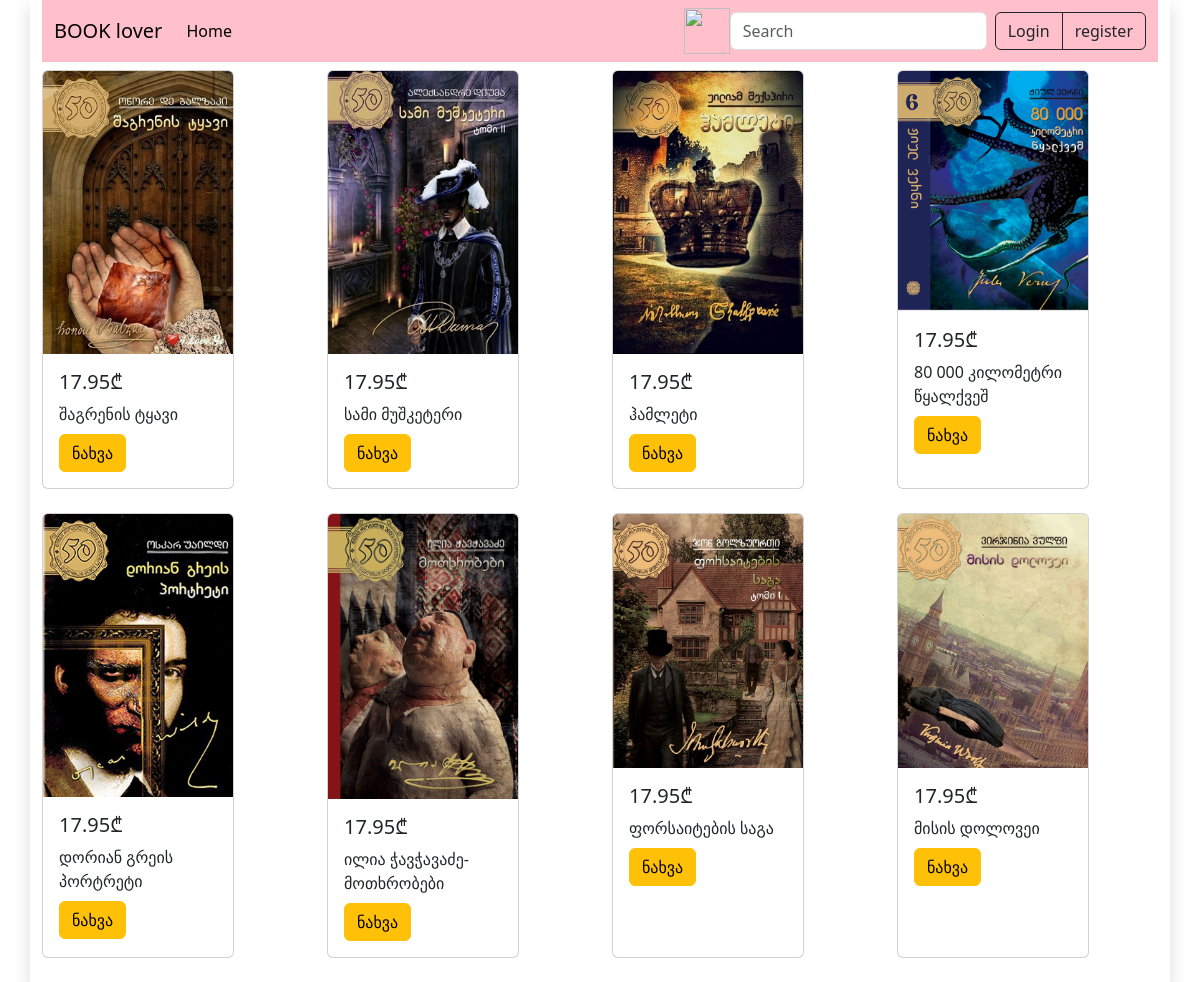
The page / on the database its author committed.
### models.py (models this page shows, shortened)
class BaseModel():
    def create(self):
        db.session.add(self)
        db.session.commit()

class Product(db.Model, BaseModel):
    __tablename__ = "products"
    id = db.Column(db.Integer, primary_key=True)
    name = db.Column(db.String(), nullable=False)
    price = db.Column(db.Float, nullable=False)
    img = db.Column(db.String(),nullable=False)

### routes.py (the view)
@app.route("/")
def home():
    products = Product.query.all()
    return render_template("home.html", products=products, role="Administrator")

### templates/home.html (shortened to what this page needs)
{% extends "base.html" %}
{% block body %}
<div class="row mt-2">
    {% for product in products %}
    <div class="col-md-3 mb-4 d-flex align-items-stretch">
        <div class="card" style="width: 12rem;">
            <img src="{{ url_for('static', filename='images/' + product['img']) }}" class="card-img-top" alt="...">
            <div class="card-body">
                <h5 class="card-text">{{ product['price'] }}₾</h5>
                <p class="card-title">{{ product['name'] }}</p>
                <a href="/product_detail/{{ product['id'] }}" target="_blank" class="btn btn-warning">ნახვა</a>
            </div>
        </div>
    </div>
    {% endfor %}
</div>
{% endblock %}

### templates/base.html (shortened to what this page needs)
<!doctype html>
<html lang="en" class="bg-white">
<head>
    <link rel="stylesheet" href="/static/style.css">
    <link href="https://cdn.jsdelivr.net/npm/bootstrap@5.3.3/dist/css/bootstrap.min.css" rel="stylesheet"
>
</head>
    {% include "Navbar.html" %}
<body class="container  bg-white  shadow">
      {% block body %}
      {% endblock %}
 </body>
  </html>

### templates/Navbar.html (shortened to what this page needs)
<nav class="navbar navbar-expand-lg bg-custom">
    <div class="container-md ">
        <a class="navbar-brand" href="/">BOOK lover</a>
        <div class="collapse navbar-collapse" id="navbarSupportedContent">
            <ul class="navbar-nav me-auto mb-2 mb-lg-0">
                <li class="nav-item">
                    <a class="nav-link active" aria-current="page" href="/">Home</a>
                </li>
            </ul>
            <div>
            <a href="https://www.tbceducation.ge/"> <img src="https://play-lh.googleusercontent.com/jDZey_jeFRaVFKRBgaS3mWtrEP8S8DPRl-B4YijVGf-OxcN6dAB8j7AyDddlvAZN4nOM" alt="" width="46" height="46"></a>
            </div>
            <div class="d-flex" role="search">
                <input class="form-control me-2" type="search" placeholder="Search" aria-label="Search">
                {% if current_user.is_authenticated %}
                <div class=btn-group>
                    <a class="btn btn-outline-dark" type="submit" href="/logout">Logout</a></div>
                <a class="btn btn-outline-dark" type="submit" href="/my_posts">Posts</a></div>
        </div>
    </div>
    {% else %}
    <div class=btn-group>
        <a class="btn btn-outline-dark" type="submit" href="/login">Login</a>
        <a class="btn btn-outline-dark" type="submit" href="/register">register</a>
    </div>
    {% endif %}
</nav>

### static/style.css (style rules this page uses)
.bg-custom { background-color: pink; }

### rows shown on the page
Product: img (picture), price "17.95", name "შაგრენის ტყავი"
Product: img (picture), price "17.95", name "სამი მუშკეტერი"
Product: img (picture), price "17.95", name "ჰამლეტი"
Product: img (picture), price "17.95", name "80 000 კილომეტრი წყალქვეშ"
Product: img (picture), price "17.95", name "დორიან გრეის პორტრეტი"
Product: img (picture), price "17.95", name "ილია ჭავჭავაძე-მოთხრობები"
Product: img (picture), price "17.95", name "ფორსაიტების საგა"
Product: img (picture), price "17.95", name "მისის დოლოვეი"
